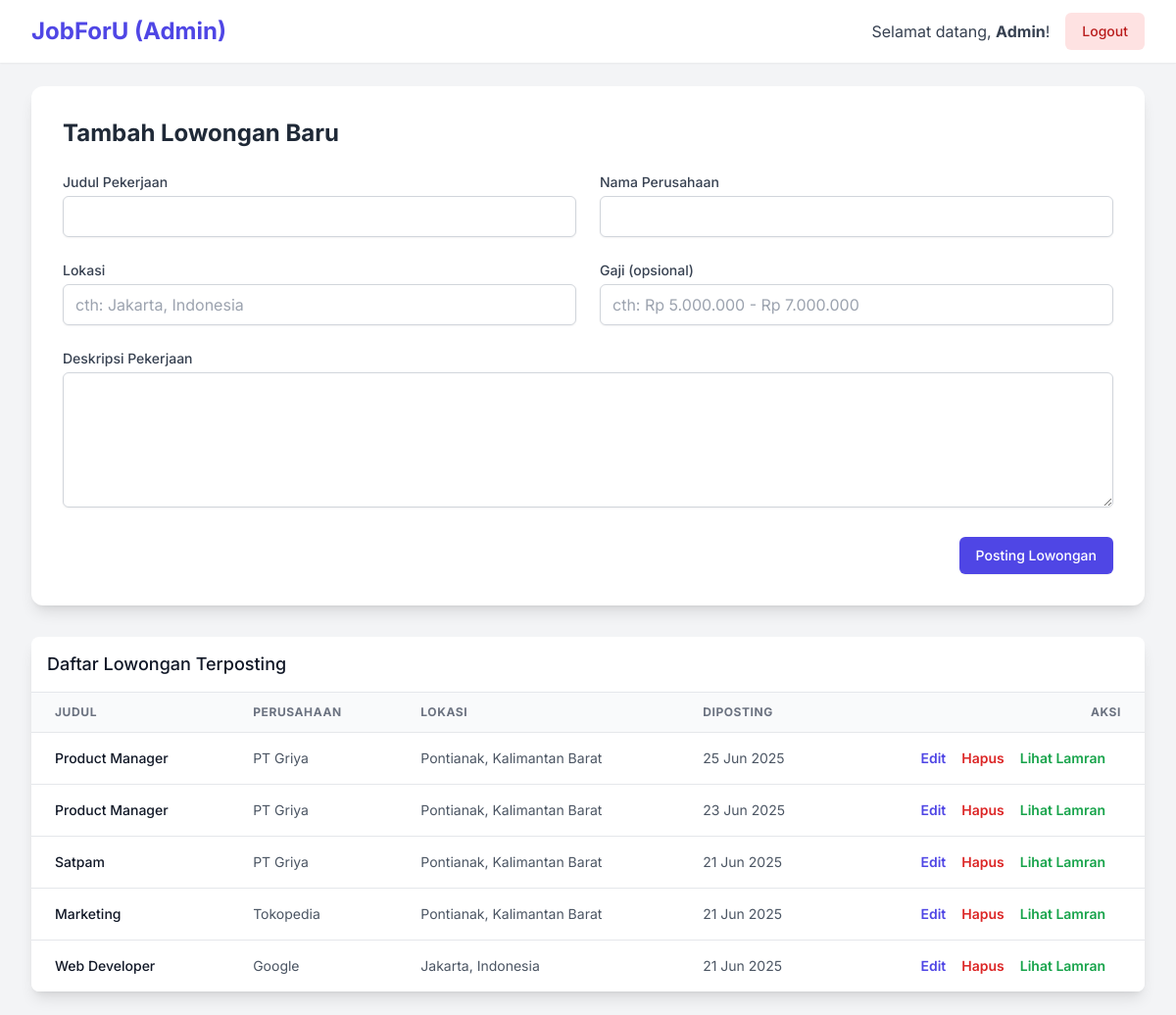
Page /admin_dashboard.php (signed in) on the committed database.
### tables this page shows
CREATE TABLE `jobs` (
  `id` int(11) NOT NULL,
  `judul` varchar(255) NOT NULL,
  `deskripsi` text NOT NULL,
  `lokasi` varchar(100) NOT NULL,
  `gaji` varchar(100) DEFAULT NULL,
  `posted_at` timestamp NOT NULL DEFAULT current_timestamp(),
  `nama_perusahaan` varchar(20) NOT NULL
);

### admin_dashboard.php (the view, shortened to what this page needs)
<?php
require_once "config.php";
$judul = $nama_perusahaan = $lokasi = $deskripsi = $gaji = "";
$form_title = "Tambah Lowongan Baru";
$job_id_to_edit = null;
?>
<!DOCTYPE html>
<html lang="id">
<head>
    <script src="https://cdn.tailwindcss.com"></script>
</head>
<body class="antialiased">
    <nav class="bg-white shadow-sm">
        <div class="max-w-7xl mx-auto px-4 sm:px-6 lg:px-8">
            <div class="flex items-center justify-between h-16">
                <div class="flex-shrink-0">
                    <h1 class="text-2xl font-bold text-indigo-600">JobForU (Admin)</h1>
                </div>
                <div class="flex items-center">
                    <span class="text-gray-700 mr-4 hidden sm:block">Selamat datang, <b><?php echo htmlspecialchars($_SESSION["nama_lengkap"]); ?></b>!</span>
                    <a href="logout.php" class="inline-flex items-center px-4 py-2 border border-transparent text-sm font-medium rounded-md text-red-700 bg-red-100 hover:bg-red-200 focus:outline-none focus:ring-2 focus:ring-offset-2 focus:ring-red-500">
                        Logout
                    </a>
                </div>
            </div>
        </div>
    </nav>
    <main class="max-w-7xl mx-auto py-6 sm:px-6 lg:px-8">
        <div class="bg-white p-6 sm:p-8 rounded-xl shadow-lg mb-8">
            <h2 class="text-2xl font-bold mb-6 text-gray-800"><?php echo $form_title; ?></h2>
            <form action="<?php echo htmlspecialchars($_SERVER["PHP_SELF"]); ?>" method="post">
                <div class="grid grid-cols-1 md:grid-cols-2 gap-6">
                    <div>
                        <label for="judul" class="block text-sm font-medium text-gray-700 mb-1">Judul Pekerjaan</label>
                        <input type="text" name="judul" id="judul" value="<?php echo htmlspecialchars($judul); ?>" class="w-full px-3 py-2 border border-gray-300 rounded-md shadow-sm focus:outline-none focus:ring-2 focus:ring-indigo-500 focus:border-indigo-500">
                    </div>
                    <div>
                        <label for="nama_perusahaan" class="block text-sm font-medium text-gray-700 mb-1">Nama Perusahaan</label>
                        <input type="text" name="nama_perusahaan" id="nama_perusahaan" value="<?php echo htmlspecialchars($nama_perusahaan); ?>" class="w-full px-3 py-2 border border-gray-300 rounded-md shadow-sm focus:outline-none focus:ring-2 focus:ring-indigo-500 focus:border-indigo-500">
                    </div>
                    <div>
                        <label for="lokasi" class="block text-sm font-medium text-gray-700 mb-1">Lokasi</label>
                        <input type="text" name="lokasi" id="lokasi" value="<?php echo htmlspecialchars($lokasi); ?>" class="w-full px-3 py-2 border border-gray-300 rounded-md shadow-sm focus:outline-none focus:ring-2 focus:ring-indigo-500 focus:border-indigo-500" placeholder="cth: Jakarta, Indonesia">
                    </div>
                    <div>
                        <label for="gaji" class="block text-sm font-medium text-gray-700 mb-1">Gaji (opsional)</label>
                        <input type="text" name="gaji" id="gaji" value="<?php echo htmlspecialchars($gaji); ?>" class="w-full px-3 py-2 border border-gray-300 rounded-md shadow-sm focus:outline-none focus:ring-2 focus:ring-indigo-500 focus:border-indigo-500" placeholder="cth: Rp 5.000.000 - Rp 7.000.000">
                    </div>
                    <div class="md:col-span-2">
                        <label for="deskripsi" class="block text-sm font-medium text-gray-700 mb-1">Deskripsi Pekerjaan</label>
                        <textarea name="deskripsi" id="deskripsi" rows="5" class="w-full px-3 py-2 border border-gray-300 rounded-md shadow-sm focus:outline-none focus:ring-2 focus:ring-indigo-500 focus:border-indigo-500"><?php echo htmlspecialchars($deskripsi); ?></textarea>
                    </div>
                </div>
                <div class="mt-6 flex justify-end items-center">
                    <button type="submit" class="inline-flex justify-center py-2 px-4 border border-transparent shadow-sm text-sm font-medium rounded-md text-white bg-indigo-600 hover:bg-indigo-700 focus:outline-none focus:ring-2 focus:ring-offset-2 focus:ring-indigo-500">
                        <?php echo ($job_id_to_edit) ? 'Simpan Perubahan' : 'Posting Lowongan'; ?>
                    </button>
                </div>
            </form>
        </div>
        <div class="bg-white shadow-lg rounded-lg overflow-hidden">
            <div class="p-4 border-b">
                <h3 class="text-lg font-medium leading-6 text-gray-900">Daftar Lowongan Terposting</h3>
            </div>
            <div class="overflow-x-auto">
                <table class="min-w-full divide-y divide-gray-200">
                    <thead class="bg-gray-50">
                        <tr>
                            <th scope="col" class="px-6 py-3 text-left text-xs font-bold text-gray-500 uppercase tracking-wider">Judul</th>
                            <th scope="col" class="px-6 py-3 text-left text-xs font-bold text-gray-500 uppercase tracking-wider">Perusahaan</th>
                            <th scope="col" class="px-6 py-3 text-left text-xs font-bold text-gray-500 uppercase tracking-wider">Lokasi</th>
                            <th scope="col" class="px-6 py-3 text-left text-xs font-bold text-gray-500 uppercase tracking-wider">Diposting</th>
                            <th scope="col" class="px-6 py-3 text-right text-xs font-bold text-gray-500 uppercase tracking-wider">Aksi</th>
                        </tr>
                    </thead>
                    <tbody class="bg-white divide-y divide-gray-200">
                        <?php
                        $sql_jobs = "SELECT id, judul, nama_perusahaan, lokasi, posted_at FROM jobs ORDER BY posted_at DESC";
                        $result_jobs = mysqli_query($db, $sql_jobs);
                        if (mysqli_num_rows($result_jobs) > 0) {
                            while ($row = mysqli_fetch_assoc($result_jobs)) {
                                echo "<tr class='hover:bg-gray-50 transition-colors duration-200'>";
                                echo "<td class='px-6 py-4 whitespace-nowrap text-sm font-medium text-gray-900'>" . htmlspecialchars($row['judul']) . "</td>";
                                echo "<td class='px-6 py-4 whitespace-nowrap text-sm text-gray-600'>" . htmlspecialchars($row['nama_perusahaan']) . "</td>";
                                echo "<td class='px-6 py-4 whitespace-nowrap text-sm text-gray-600'>" . htmlspecialchars($row['lokasi']) . "</td>";
                                echo "<td class='px-6 py-4 whitespace-nowrap text-sm text-gray-600'>" . (new DateTime($row['posted_at']))->format('d M Y') . "</td>";
                                echo "<td class='px-6 py-4 whitespace-nowrap text-right text-sm font-medium'>";
                                echo "<a href='admin_dashboard.php?action=edit&id=" . $row['id'] . "#' class='text-indigo-600 hover:text-indigo-900 mr-4 font-semibold'>Edit</a>";
                                echo "<a href='admin_dashboard.php?action=delete&id=" . $row['id'] . "' class='text-red-600 hover:text-red-900 mr-4 font-semibold' onclick='return confirm(\"Apakah Anda yakin ingin menghapus lowongan ini?\");'>Hapus</a>";
                                echo "<a href='view_job_applicants.php?job_id=" . $row['id'] . "' class='text-green-600 hover:text-indigo-900 mr-4 font-semibold'>Lihat Lamran</a>";
                                echo "</td>";
                                echo "</tr>";
                            }
                        } else {
                            echo "<tr><td colspan='5' class='text-center py-10 text-gray-500'>Belum ada lowongan yang diposting.</td></tr>";
                        }
                        ?>
                    </tbody>
                </table>
            </div>
        </div>
    </main>
</body>
</html>

### admin_dashboard.php (style rules this page uses)
body { font-family: 'Inter', sans-serif; background-color: #f3f4f6; }

### rows in the picture
jobs: judul "Product Manager", nama_perusahaan "PT Griya", lokasi "Pontianak, Kalimantan Barat", posted_at "25 Jun 2025"
jobs: judul "Product Manager", nama_perusahaan "PT Griya", lokasi "Pontianak, Kalimantan Barat", posted_at "23 Jun 2025"
jobs: judul "Satpam", nama_perusahaan "PT Griya", lokasi "Pontianak, Kalimantan Barat", posted_at "21 Jun 2025"
jobs: judul "Marketing", nama_perusahaan "Tokopedia", lokasi "Pontianak, Kalimantan Barat", posted_at "21 Jun 2025"
jobs: judul "Web Developer", nama_perusahaan "Google", lokasi "Jakarta, Indonesia", posted_at "21 Jun 2025"

### other values in the picture
$_SESSION["nama_lengkap"] "Admin"
$form_title "Tambah Lowongan Baru"
